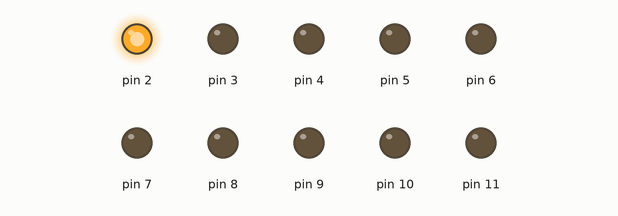
Simulated run of this sketch. Board: Arduino Uno, built with avr-gcc and run on an emulated ATmega328P. Parts: output pins drawn as LEDs (lit = HIGH).

Above: at 0.05 s.
At 0.45 s:
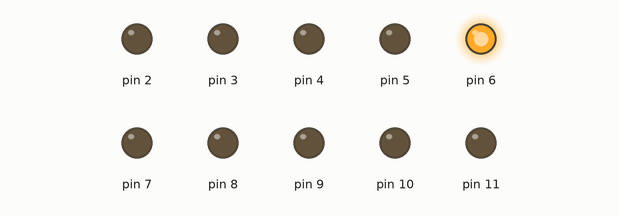
At 1.0 s:
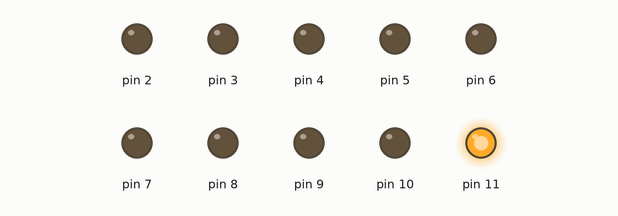
At 2.05 s:
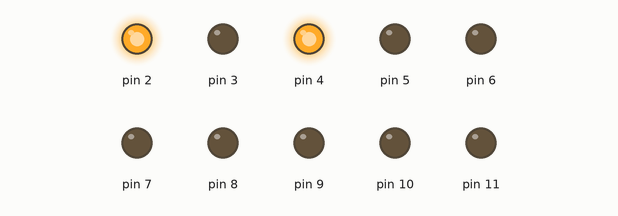
At 3.35 s:
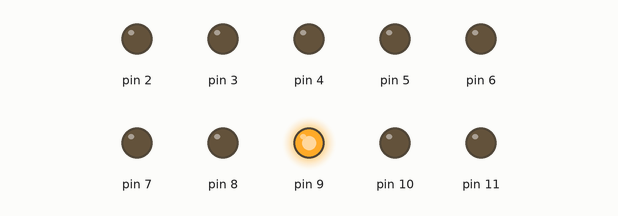
At 4.75 s:
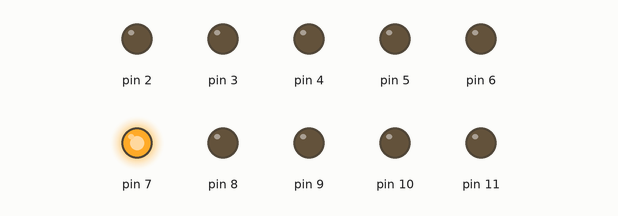
Timing chart, 0 to 5.0 s (numbered marks = the images above):
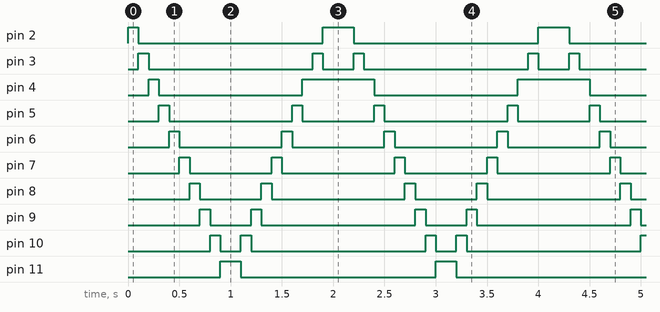

Measured:
- by itself, pin 2: repeats every 2.1 s: LOW 1.8 s, HIGH 0.30 s
- by itself, pin 3: repeats every 2.1 s: LOW 1.6 s, HIGH 0.10 s, LOW 0.30 s, HIGH 0.10 s
- by itself, pin 4: repeats every 2.1 s: LOW 1.4 s, HIGH 0.70 s
- by itself, pin 5: repeats every 2.1 s: LOW 1.2 s, HIGH 0.10 s, LOW 0.70 s, HIGH 0.10 s
- by itself, pin 6: alternates HIGH for 0.10 s and LOW for 1.0 s
- by itself, pin 7: repeats every 2.1 s: LOW 0.80 s, HIGH 0.10 s, LOW 1.1 s, HIGH 0.10 s
- by itself, pin 8: repeats every 2.1 s: LOW 0.60 s, HIGH 0.10 s, LOW 1.3 s, HIGH 0.10 s
- by itself, pin 9: repeats every 2.1 s: LOW 0.40 s, HIGH 0.10 s, LOW 1.5 s, HIGH 0.10 s

The sketch:

lesson_11_challenge.ino
```cpp
// C++ code
//
void setup()
{
  pinMode(2, OUTPUT);
  pinMode(3, OUTPUT);
  pinMode(4, OUTPUT);
  pinMode(5, OUTPUT);
  pinMode(6, OUTPUT);
  pinMode(7, OUTPUT);
  pinMode(8, OUTPUT);
  pinMode(9, OUTPUT);
  pinMode(10, OUTPUT);
  pinMode(11, OUTPUT);
}

void loop()
{
  digitalWrite(2, HIGH);
  delay(100);
  digitalWrite(2, LOW);
  digitalWrite(3, HIGH);
  delay(100);
  digitalWrite(3, LOW);
  digitalWrite(4, HIGH);
  delay(100);
  digitalWrite(4, LOW);
  digitalWrite(5, HIGH);
  delay(100);
  digitalWrite(5, LOW);
  digitalWrite(6, HIGH);
  delay(100);
  digitalWrite(6, LOW);
  digitalWrite(7, HIGH);
  delay(100);
  digitalWrite(7, LOW);
  digitalWrite(8, HIGH);
  delay(100);
  digitalWrite(8, LOW);
  digitalWrite(9, HIGH);
  delay(100);
  digitalWrite(9, LOW);
  digitalWrite(10, HIGH);
  delay(100);
  digitalWrite(10, LOW);
  digitalWrite(11, HIGH);
  delay(100);
  digitalWrite(11, LOW);


  digitalWrite(11, HIGH);
  delay(100);
  digitalWrite(11, LOW);
  digitalWrite(10, HIGH);
  delay(100);
  digitalWrite(10, LOW);
  digitalWrite(9, HIGH);
  delay(100);
  digitalWrite(9, LOW);
  digitalWrite(8, HIGH);
  delay(100);
  digitalWrite(8, LOW);
  digitalWrite(7, HIGH);
  delay(100);
  digitalWrite(7, LOW);
  digitalWrite(6, HIGH);
  delay(100);
  digitalWrite(6, LOW);
  digitalWrite(5, HIGH);
  delay(100);
  digitalWrite(5, LOW);
  digitalWrite(4, HIGH);
  delay(100);
  digitalWrite(3, LOW);
  digitalWrite(3, HIGH);
  delay(100);
  digitalWrite(3, LOW);
  digitalWrite(2, HIGH);
  delay(100);
  digitalWrite(3, LOW);

  delay(100); // Delay a little bit to improve simulation performance
}
```
